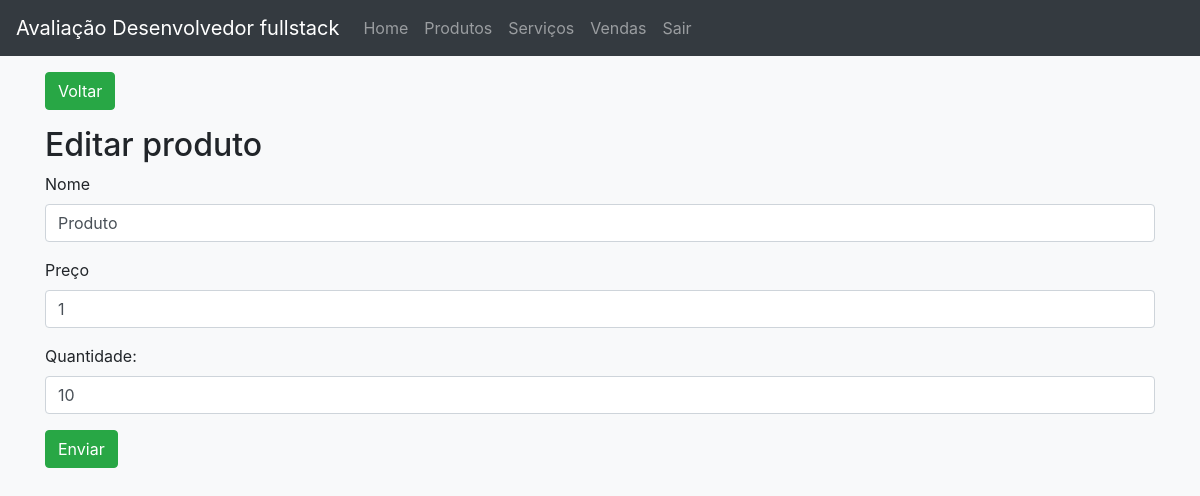
Screenshot of /app/View/editar.php?id=3 (signed in) with the database file from the repository.
### tables this page shows
CREATE TABLE `produto` (
  `nome` varchar(20) NOT NULL,
  `preco` float NOT NULL,
  `quantidade` int NOT NULL,
  `id` int NOT NULL AUTO_INCREMENT,
  `tipo` char(1) NOT NULL,
  PRIMARY KEY (`id`)
);

### app/View/editar.php (called while the page is built, shortened)
<?php
$obProduto = ProdutoServico::getProduto($_GET['id']);
include __DIR__ . '/includes/header.php';
include __DIR__ . '/includes/formulario.php';
include __DIR__ . '/includes/footer.php';

### app/Control/Database.php (called while the page is built, shortened)
<?php
class Database{
    private $table;
    private $connection;
    public function __construct($table = null){
        $this->table = $table;
    }
    private function setConnection(){
        try{
            $this->connection = new PDO('mysql:host='.self::HOST.';dbname='.self::NAME,self::USER,self::PASS);
            $this->connection->setAttribute(PDO::ATTR_ERRMODE,PDO::ERRMODE_EXCEPTION);
        }catch(PDOException $e){
            die('ERROR: '.$e->getMessage());
        }
    }
    public function execute($query,$params = []){
        try{
            $statement = $this->connection->prepare($query);
            $statement->execute($params);
            return $statement;
        }catch(PDOException $e){
            die('ERROR: '.$e->getMessage());
        }
    }
    public function select($where = null, $order = null, $limit = null, $fields = '*'){
        $where = strlen($where) ? 'WHERE '.$where : '';
        $order = strlen($order) ? 'ORDER BY '.$order : '';
        $limit = strlen($limit) ? 'LIMIT '.$limit : '';
        $query = 'SELECT '.$fields.' FROM '.$this->table.' '.$where.' '.$order.' '.$limit;
        return $this->execute($query);
    }
}

### app/Model/ProdutoServico.php (called while the page is built, shortened)
<?php
class ProdutoServico{
    public static function getProduto($id){
        return (new Database('produto'))->select('id = '.$id)
            ->fetchObject(self::class);
    }
} ?>

### app/View/includes/formulario.php (the view)
<main>
    <section>
        <a href="index.php">
            <button class="btn btn-success">Voltar</button>
        </a>
    </section>
    <h2 class="mt-3"><?=TITLE?></h2>
    <form method="post">
        <div class="form-group">
            <label>Nome</label>
            <input type="text" class="form-control" name="nome" value="<?=$obProduto->nome?>">
        </div>
        <div class="form-group">
            <label>Preço</label>
            <input type="text"  class="form-control" name="preco" value="<?=$obProduto->preco?>">
        </div>
        <div class="form-group">
            <label>Quantidade:</label>
            <input type="text"  class="form-control" name="quantidade" value="<?=$obProduto->quantidade?>">
        </div>
        <div class="form-group">
            <button type="submit" class="btn btn-success">Enviar</button>
        </div>
    </form>
</main>

### rows the page displays
produto: nome "Produto", preco "1", quantidade "10"

### other values shown
TITLE "Editar produto"
